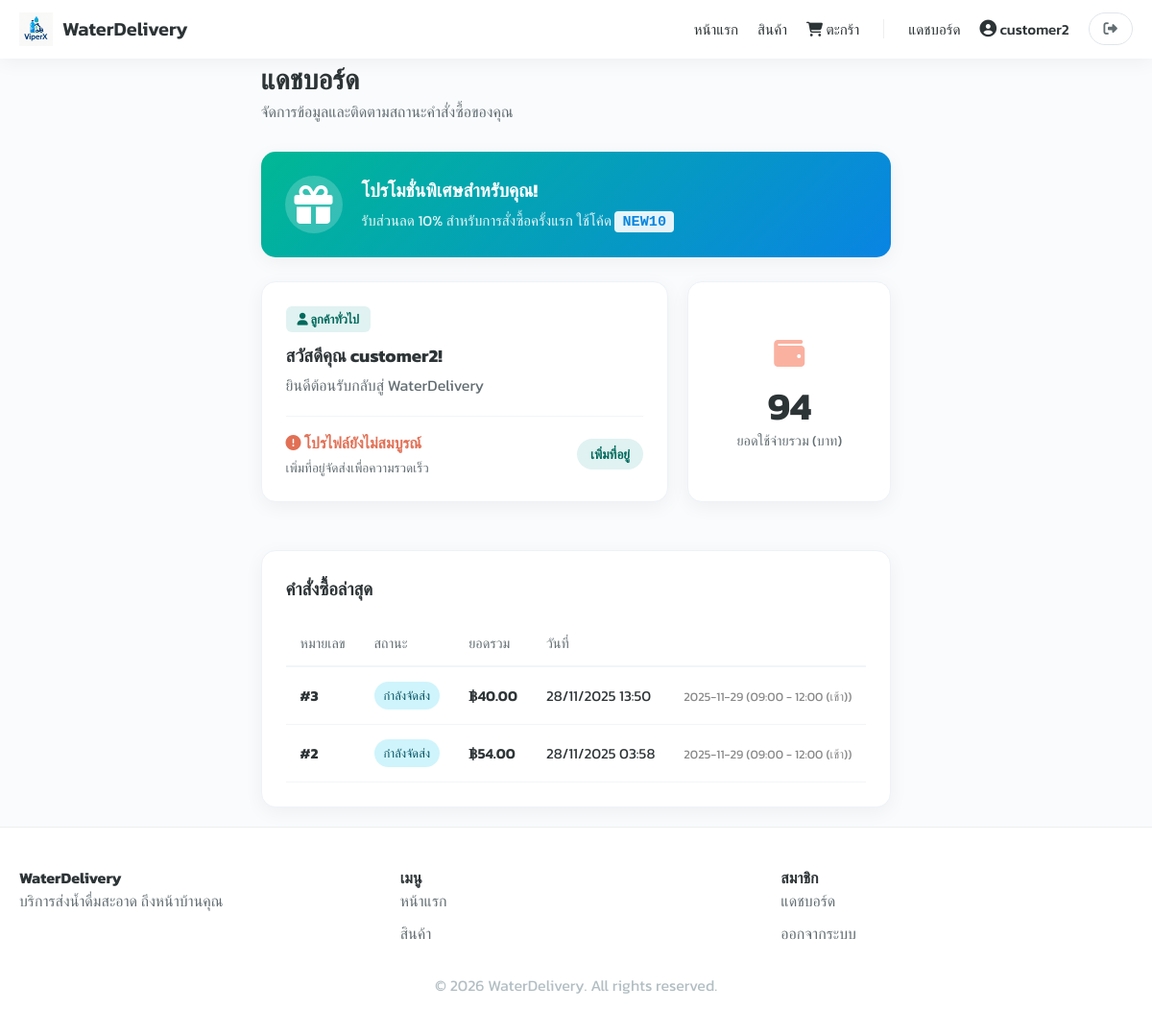
Page /accounts/dashboard/ (signed in) on the committed database.
### orders/models.py (models this page shows, shortened)
class Order(models.Model):
    STATUS_CHOICES = [
        ('new', 'รอชำระ/ใหม่'),
        ('processing', 'กำลังเตรียมของ'),
        ('out_for_delivery', 'กำลังจัดส่ง'),
        ('delivered', 'ส่งสำเร็จ'),
        ('cancelled', 'ยกเลิก'),
    ]
    PAYMENT_CHOICES = [
        ('cod', 'เก็บเงินปลายทาง'),
        ('transfer', 'โอนเงิน'),
    ]
    customer = models.ForeignKey(Profile, on_delete=models.CASCADE, related_name='orders')
    created_at = models.DateTimeField(auto_now_add=True)
    updated_at = models.DateTimeField(auto_now=True)
    status = models.CharField(max_length=20, choices=STATUS_CHOICES, default='new')
    payment_method = models.CharField(max_length=10, choices=PAYMENT_CHOICES, default='cod')
    address = models.TextField(verbose_name="ที่อยู่จัดส่ง")
    address_lat = models.DecimalField(max_digits=9, decimal_places=6, null=True, blank=True)
    address_lng = models.DecimalField(max_digits=9, decimal_places=6, null=True, blank=True)
    note = models.TextField(blank=True, null=True, verbose_name="หมายเหตุ")
    round = models.ForeignKey(
        DeliveryRound, on_delete=models.SET_NULL, related_name='orders', null=True, blank=True
    )
    queue_pos = models.PositiveIntegerField(null=True, blank=True, verbose_name="คิวที่")
    total_price = models.DecimalField(max_digits=10, decimal_places=2, default=0)
    driver = models.ForeignKey(
        Profile, null=True, blank=True, on_delete=models.SET_NULL, related_name='assigned_jobs'
    )
    class Meta:
        ordering = ['-created_at']
        verbose_name = "คำสั่งซื้อ"
        verbose_name_plural = "คำสั่งซื้อ"

class DeliveryRound(models.Model):
    TIME_CHOICES = [
        ('morning', '09:00 - 12:00 (เช้า)'),
        ('afternoon', '13:00 - 16:00 (บ่าย)'),
        ('evening', '17:00 - 20:00 (เย็น/ค่ำ)'),
    ]
    STATUS_CHOICES = [
        ('open', 'เปิดรับ'),
        ('locked', 'ปิดรับ/จัดของ'),
        ('closed', 'ปิดรอบ'),
        ('completed', 'เสร็จสิ้น'),
    ]
    date = models.DateField(verbose_name="วันที่จัดส่ง")
    time_slot = models.CharField(max_length=20, choices=TIME_CHOICES, default='morning', verbose_name="ช่วงเวลา")
    start_time = models.TimeField(null=True, blank=True)
    end_time = models.TimeField(null=True, blank=True)
    capacity = models.PositiveIntegerField(default=30, verbose_name="รับได้สูงสุด (ออเดอร์)")
    driver = models.ForeignKey(
        Profile, null=True, blank=True, on_delete=models.SET_NULL,
        related_name='rounds', verbose_name="คนขับ"
    )
    status = models.CharField(max_length=20, choices=STATUS_CHOICES, default='open')
    depot_lat = models.DecimalField(max_digits=9, decimal_places=6, null=True, blank=True)
    depot_lng = models.DecimalField(max_digits=9, decimal_places=6, null=True, blank=True)
    class Meta:
        ordering = ['date', 'time_slot']
        verbose_name = "รอบจัดส่ง"
        verbose_name_plural = "รอบจัดส่ง"
    def __str__(self):
        return f"{self.date} ({self.get_time_slot_display()})"

### accounts/views.py (the view)
# urls.py: path('dashboard/', views.dashboard, name='dashboard'),
@login_required
def dashboard(request):
    user = request.user
    profile, created = Profile.objects.get_or_create(user=user)
    context = {
        'profile': profile,
        'role': profile.role
    }
    if user.is_staff:
        context['role'] = 'staff_admin'
        today = timezone.now().date()
        context['orders_today'] = Order.objects.filter(created_at__date=today).count()
        context['orders_new'] = Order.objects.filter(status='new').count()
        context['orders_out'] = Order.objects.filter(status='out_for_delivery').count()
    elif profile.role == 'driver':
        context['role'] = 'driver'
        driver_jobs = Order.objects.filter(driver=profile).order_by('-created_at')
        context['driver_jobs'] = driver_jobs
    else:
        context['role'] = 'customer'
        my_orders = Order.objects.filter(customer=profile).order_by('-created_at')[:10]
        context['my_orders'] = my_orders
        total_spent = my_orders.aggregate(total=Sum('total_price'))['total']
        context['total_spent'] = total_spent or 0
    return render(request, 'accounts/dashboard.html', context)

### accounts/templates/accounts/dashboard.html (shortened to what this page needs)
{% extends "base.html" %}
{% load static humanize %}
{% block content %}
<div class="dashboard-header">
  <h1 class="dashboard-title">แดชบอร์ด</h1>
  <p class="dashboard-subtitle">จัดการข้อมูลและติดตามสถานะคำสั่งซื้อของคุณ</p>
</div>
{% if role == 'customer' %}
  <div class="dash-card promo-card">
    <div class="promo-icon"><i class="fas fa-gift"></i></div>
    <div class="promo-content">
      <h4>โปรโมชั่นพิเศษสำหรับคุณ!</h4>
      <p>รับส่วนลด 10% สำหรับการสั่งซื้อครั้งแรก ใช้โค้ด <span class="promo-code">NEW10</span></p>
    </div>
  </div>
  <div class="dashboard-grid">
    <div class="dash-card welcome-card">
      <div>
        <span class="role-badge role-customer"><i class="fas fa-user"></i> ลูกค้าทั่วไป</span>
        <h3 style="margin: 0 0 5px;">สวัสดีคุณ {{ user.first_name|default:user.username }}!</h3>
        <p style="color: #636e72; margin: 0;">ยินดีต้อนรับกลับสู่ WaterDelivery</p>
      </div>
      {% if not profile.default_address %}
        <div class="profile-prompt">
          <div style="flex: 1;">
            <strong style="color: #e17055;"><i class="fas fa-exclamation-circle"></i> โปรไฟล์ยังไม่สมบูรณ์</strong>
            <p style="font-size: 0.85rem; margin: 4px 0 0; color: #636e72;">เพิ่มที่อยู่จัดส่งเพื่อความรวดเร็ว</p>
          </div>
          <a href="{% url 'accounts:profile' %}" class="btn-small">เพิ่มที่อยู่</a>
        </div>
      {% endif %}
    </div>
    <div class="dash-card stat-card">
      <div class="stat-icon"><i class="fas fa-wallet"></i></div>
      <div class="stat-value">{{ total_spent|intcomma }}</div>
      <div class="stat-label">ยอดใช้จ่ายรวม (บาท)</div>
    </div>
  </div>
  <div class="dash-card">
    <div style="display: flex; justify-content: space-between; align-items: center; margin-bottom: 20px;">
      <h3 style="margin: 0;">คำสั่งซื้อล่าสุด</h3>
    </div>
    {% if my_orders %}
      <div class="table-responsive">
        <table class="table">
          <thead>
            <tr>
              <th>หมายเลข</th>
              <th>สถานะ</th>
              <th>ยอดรวม</th>
              <th>วันที่</th>
              <th></th>
            </tr>
          </thead>
          <tbody>
            {% for order in my_orders %}
              <tr>
                <td><strong>#{{ order.id }}</strong></td>
                <td>
                  {% if order.status == 'new' %}<span class="badge bg-warning">รอชำระ/ใหม่</span>
                  {% elif order.status == 'processing' %}<span class="badge bg-info">กำลังเตรียม</span>
                  {% elif order.status == 'out_for_delivery' %}<span class="badge bg-info">กำลังจัดส่ง</span>
                  {% elif order.status == 'delivered' or order.status == 'completed' %}<span class="badge bg-success">สำเร็จ</span>
                  {% else %}<span class="badge bg-secondary">{{ order.get_status_display }}</span>
                  {% endif %}
                </td>
                <td style="font-weight: 600;">฿{{ order.total_price|intcomma }}</td>
                <td>{{ order.created_at|date:"d/m/Y H:i" }}</td>
                <td style="text-align: right;">
                    <span style="font-size:0.8rem; color:#888;">{{ order.round }}</span>
                </td>
              </tr>
            {% endfor %}
          </tbody>
        </table>
      </div>
    {% endif %}
  </div>
{% endif %}
{% endblock %}

### templates/base.html (shortened to what this page needs)
{% load static %}
<!doctype html>
<html lang="th">
<head>
  <link rel="stylesheet" href="https://cdnjs.cloudflare.com/ajax/libs/font-awesome/6.4.0/css/all.min.css">
</head>
<body>
  <header class="navbar">
    <div class="container nav-container">
      <a class="nav-brand" href="{% url 'landing' %}">
        <img src="{% static 'images/water-login.png' %}" alt="Logo">
        <span>WaterDelivery</span>
      </a>
      <nav class="nav-menu" id="navMenu">
        <a class="nav-link" href="{% url 'landing' %}">หน้าแรก</a>
        <a class="nav-link" href="{% url 'catalog:product_list' %}">สินค้า</a>
        <a class="nav-link" href="{% url 'orders:cart' %}" style="position: relative;">
          <i class="fas fa-shopping-cart"></i> ตะกร้า
        </a>
        {% if request.user.is_authenticated %}
          {% if request.user.is_staff %}
            <a class="nav-link" href="{% url 'orders:manage_orders' %}" style="color:#e17055;">
              <i class="fas fa-tasks"></i> จัดการออเดอร์
            </a>
            <a class="nav-link" href="{% url 'catalog:manage_product_list' %}" style="color:#e17055;">
              <i class="fas fa-box"></i> คลังสินค้า
            </a>
          {% elif request.user.customerprofile.role == 'driver' %}
            <a class="nav-link" href="{% url 'orders:driver_jobs' %}" style="color:#0984e3;">
              <i class="fas fa-truck"></i> งานส่งของ
            </a>
          {% else %}
            <a class="nav-link" href="{% url 'accounts:dashboard' %}">แดชบอร์ด</a>
          {% endif %}
          <a class="nav-link" href="{% url 'accounts:profile' %}" title="โปรไฟล์">
            <i class="fas fa-user-circle" style="font-size:1.1rem;"></i>
            {{ request.user.first_name|default:request.user.username }}
          </a>
          <form action="{% url 'accounts:logout' %}" method="post" style="display:inline;">
            <button type="submit" class="btn-logout-nav" title="ออกจากระบบ">
              <i class="fas fa-sign-out-alt"></i>
            </button>
          </form>
        {% else %}
          <a class="btn btn-outline" href="{% url 'accounts:login' %}">เข้าสู่ระบบ</a>
          <a class="btn btn-primary" href="{% url 'accounts:signup' %}">สมัครสมาชิก</a>
        {% endif %}
      </nav>
    </div>
  </header>
  <main class="container">
    {% block content %}{% endblock %}
  </main>
  <footer class="footer">
    <div class="container">
      <div class="footer-grid">
        <div>
          <h4>WaterDelivery</h4>
          <p style="color:var(--text-gray)">บริการส่งน้ำดื่มสะอาด ถึงหน้าบ้านคุณ</p>
        </div>
        <div>
          <h4>เมนู</h4>
          <ul class="footer-list">
            <li><a href="{% url 'landing' %}">หน้าแรก</a></li>
            <li><a href="{% url 'catalog:product_list' %}">สินค้า</a></li>
          </ul>
        </div>
        <div>
          <h4>สมาชิก</h4>
          <ul class="footer-list">
            {% if request.user.is_authenticated %}
              <li><a href="{% url 'accounts:dashboard' %}">แดชบอร์ด</a></li>
              <li>
                <form action="{% url 'accounts:logout' %}" method="post">
                  <button type="submit" class="footer-logout-btn">ออกจากระบบ</button>
                </form>
              </li>
            {% else %}
              <li><a href="{% url 'accounts:login' %}">เข้าสู่ระบบ</a></li>
              <li><a href="{% url 'accounts:signup' %}">สมัครสมาชิก</a></li>
            {% endif %}
          </ul>
        </div>
      </div>
      <div style="text-align:center; margin-top:20px; color:#b2bec3;">
        © {% now "Y" %} WaterDelivery. All rights reserved.
      </div>
    </div>
  </footer>
</body>
</html>

### templates/base.html (style rules this page uses)
:root { --primary: #00b894; --primary-hover: #00a383; --text-dark: #2d3436; --text-gray: #636e72; --bg-light: #f9fbfd; --white: #ffffff; --radius: 12px; }
* { box-sizing: border-box; margin: 0; padding: 0; }
body { font-family: 'Kanit', sans-serif; background-color: var(--bg-light); color: var(--text-dark); display: flex; flex-direction: column; min-height: 100vh; }
.navbar { background: rgba(255, 255, 255, 0.95); backdrop-filter: blur(10px); box-shadow: 0 4px 20px rgba(0,0,0,0.05); position: sticky; top: 0; z-index: 1000; padding: 0.8rem 0; }
.container { max-width: 1200px; margin: 0 auto; padding: 0 20px; }
.nav-container { display: flex; justify-content: space-between; align-items: center; }
.nav-brand { display: flex; align-items: center; gap: 10px; text-decoration: none; color: var(--text-dark); font-weight: 600; font-size: 1.25rem; }
.nav-brand img { height: 35px; }
.nav-menu { display: flex; align-items: center; gap: 20px; }
.nav-link { text-decoration: none; color: var(--text-dark); font-weight: 500; transition: 0.3s; font-size: 0.95rem; }
.btn-logout-nav { background: none; border: 1px solid #dfe6e9; padding: 5px 15px; border-radius: 50px; color: var(--text-gray); cursor: pointer; font-family: 'Kanit', sans-serif; font-size: 0.9rem; }
main { flex: 1; padding: 40px 0; }
.footer { background: white; border-top: 1px solid #eee; padding: 40px 0; margin-top: auto; }
.footer-grid { display: grid; grid-template-columns: repeat(auto-fit, minmax(200px, 1fr)); gap: 30px; }
.footer-list { list-style: none; }
.footer-list li { margin-bottom: 10px; }
.footer-list a, .footer-logout-btn { text-decoration: none; color: var(--text-gray); background: none; border: none; font-family: 'Kanit', sans-serif; cursor: pointer; font-size: 1rem; padding: 0; }

### accounts/templates/accounts/dashboard.html (style rules this page uses)
.dashboard-header { margin-bottom: 30px; }
.dashboard-title { font-size: 1.8rem; font-weight: 600; color: var(--text-dark); margin: 0; }
.dashboard-subtitle { color: var(--text-gray); font-size: 1rem; }
.dashboard-grid { display: grid; grid-template-columns: 2fr 1fr; gap: 20px; margin-bottom: 30px; }
.dash-card { background: white; border-radius: 15px; padding: 25px; box-shadow: 0 5px 20px rgba(0,0,0,0.05); border: 1px solid #eef2f7; position: relative; overflow: hidden; margin-bottom: 20px; }
.promo-card { background: linear-gradient(135deg, #00b894, #0984e3); color: white; border: none; display: flex; align-items: center; gap: 20px; margin-bottom: 25px; }
.promo-icon { font-size: 2.5rem; background: rgba(255,255,255,0.2); width: 60px; height: 60px; border-radius: 50%; display: flex; align-items: center; justify-content: center; }
.promo-content h4 { margin: 0 0 5px; font-size: 1.2rem; }
.promo-content p { margin: 0; font-size: 0.95rem; opacity: 0.9; }
.promo-code { background: white; color: #0984e3; padding: 2px 8px; border-radius: 4px; font-weight: bold; font-family: monospace; }
.welcome-card { display: flex; flex-direction: column; justify-content: center; }
.profile-prompt { margin-top: 20px; padding-top: 15px; border-top: 1px solid #f1f5f9; display: flex; align-items: center; justify-content: space-between; gap: 10px; }
.btn-small { background: #e0f2f1; color: #00695c; padding: 6px 14px; border-radius: 50px; text-decoration: none; font-size: 0.85rem; font-weight: 600; transition: 0.3s; white-space: nowrap; display: inline-block; cursor: pointer; }
.stat-card { text-align: center; display: flex; flex-direction: column; align-items: center; justify-content: center; }
.stat-icon { font-size: 2rem; color: #fab1a0; margin-bottom: 10px; }
.stat-value { font-size: 2.5rem; font-weight: 700; color: #2d3436; line-height: 1; }
.stat-label { color: #636e72; font-size: 0.9rem; margin-top: 5px; }
.table-responsive { overflow-x: auto; }
.table { width: 100%; border-collapse: collapse; min-width: 600px; }
.table th { text-align: left; padding: 12px 15px; color: #636e72; font-weight: 500; border-bottom: 2px solid #f1f5f9; font-size: 0.9rem; }
.table td { padding: 15px; border-bottom: 1px solid #f1f5f9; color: #2d3436; font-size: 0.95rem; }
.badge { padding: 5px 10px; border-radius: 50px; font-size: 0.8rem; font-weight: 500; display: inline-block; }
.bg-info { background: #cff4fc; color: #055160; }
.role-badge { display: inline-block; padding: 4px 12px; border-radius: 6px; font-size: 0.8rem; font-weight: bold; text-transform: uppercase; margin-bottom: 10px; }
.role-customer { background: #e0f2f1; color: #00695c; }

### rows in the picture
Order: id "3", status "กำลังจัดส่ง", total_price "40.00", created_at "28/11/2025 13:50", round "2025-11-29 (09:00 - 12:00 (เช้า))"
Order: id "2", status "กำลังจัดส่ง", total_price "54.00", created_at "28/11/2025 03:58", round "2025-11-29 (09:00 - 12:00 (เช้า))"

### other values in the picture
{{ request.user.first_name|default:request.user.username }} "customer2"
{{ user.first_name|default:user.username }} "customer2"
{{ total_spent|intcomma }} "94"
